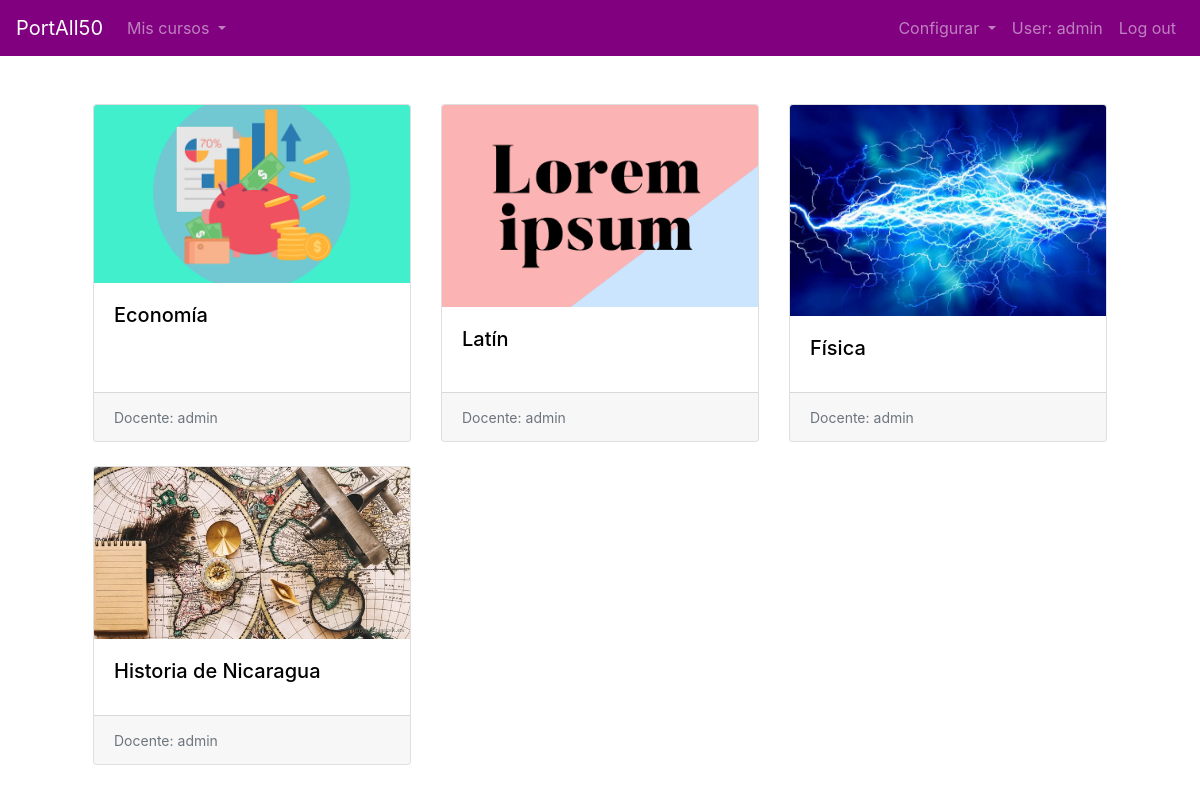
/portall (signed in), run on the app's committed database.
### PortAll50/models.py (models this page shows, shortened)
class Curso(models.Model):
    nombre_curso = models.CharField(max_length=60)
    cuentas = models.ManyToManyField(User, related_name="cursos_inscritos", null=True) #identifica participantes
    propietario = models.ForeignKey(User, on_delete=CASCADE, related_name="cursos_creados")
    imagen = models.ImageField(upload_to='cursos/', null = True) #investigar upload_to
    class Meta:
        verbose_name_plural = "Curso"

### PortAll50/views.py (the view)
# urls.py: path("portall", views.portall, name="portall"),
def portall(request):
    usuario = request.user
    cursos = Curso.objects.filter(cuentas=usuario)
    context = {
        "cursos": cursos,
        "usuario": Cuenta.objects.get(username=usuario)
    }
    return render(request, "portall50/portall.html", context)

### PortAll50/templates/portall50/portall.html (shortened to what this page needs)
{% extends 'base.html' %}
{% load bootstrap4 %}
{% load static %}
{% block main %}
    <div class="container">
        <div class="row row-cols-1 row-cols-md-3">
            {% for curso in cursos %}
                <div class="col mb-4">
                    <div class="card h-100">
                    <img src="{{curso.imagen.url}}" class="card-img-top" alt="...">
                    <div class="card-body">
                        <a style="color: black;" href="{% url 'curso' curso.id %}"><h5 class="card-title" style="color: black;">{{curso.nombre_curso}}</5></a>
                    </div>
                    <div class="card-footer">
                        <small class="text-muted">Docente: {{curso.propietario}}</small>
                        </div>
                    </div>
                </div>
            {% endfor %}
        </div>
    </div>
{% endblock %}

### templates/base.html (shortened to what this page needs)
{% load bootstrap4 %}
{% load static %}
<!DOCTYPE html>
<html lang="sp">
<head>
    {% bootstrap_css %}
    <link href='https://unpkg.com/boxicons@2.0.9/css/boxicons.min.css' rel='stylesheet'>
    <link rel="stylesheet" href="{% static 'css/base.css' %}">
</head>
<body>
    {% if user.is_authenticated %}
    <nav class="navbar navbar-expand-lg navbar-dark bg-dark">
        <a class="navbar-brand" href="/portall">PortAll50</a>
        <div class="collapse navbar-collapse" id="navbarSupportedContent">
            <ul class="navbar-nav">
                <li class="nav-item dropdown">
                    <a class="nav-link dropdown-toggle" href="#" id="navbarDropdown" role="button" data-toggle="dropdown" aria-expanded="false">
                      Mis cursos
                    </a>
                </li>
            </ul>
            <ul class="navbar-nav ml-auto">
                <li class="nav-item dropdown">
                    {% if user.info_cuenta.tipo == "2" %}
                        <a class="nav-link dropdown-toggle" href="#" id="navbarDropdown" role="button" data-toggle="dropdown" aria-expanded="false">
                            Configurar
                        </a>
                    {% endif %}
                </li>
                <li class="nav-item"><a class="nav-link" href="" data-toggle="modal" data-target="#profileModal"> User: {{ user.username }} </a></li>
                <li class="nav-item"><a class="nav-link" href="{% url 'logout' %}">Log out</a></li>
            </ul>
        </div>
    </nav>
    {% endif %}
    <main class="container p-5">
        {% block main %}{% endblock %}
    </main>
</body>
</html>

### PortAll50/static/css/base.css (style rules this page uses)
.navbar { background-color: purple !important; }
a { color: black; text-decoration: none; }

### data on the page
Curso: imagen (picture), nombre_curso "Economía", propietario "admin"
Curso: imagen (picture), nombre_curso "Latín", propietario "admin"
Curso: imagen (picture), nombre_curso "Física", propietario "admin"
Curso: imagen (picture), nombre_curso "Historia de Nicaragua", propietario "admin"

### other printed values
{{ user.username }} "admin"
